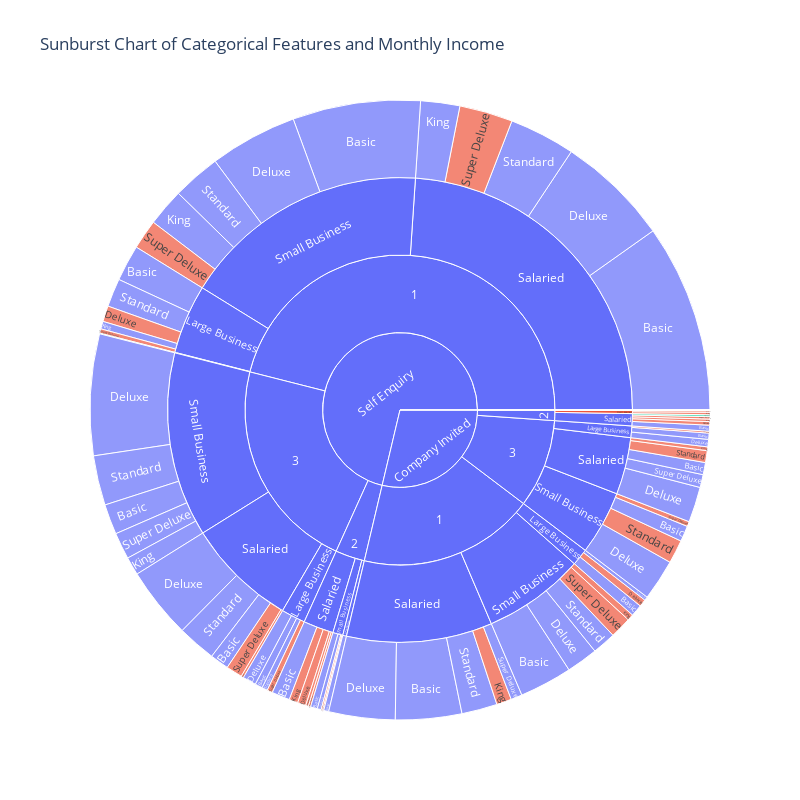

The cell this chart's notebook holds for it:
### Code cell
# %%
import plotly.express as px

# Create a sunburst chart
fig = px.sunburst(df, path=['TypeofContact', 'CityTier', 'Occupation', 'ProductPitched'],
                  values='MonthlyIncome', color='ProdTaken', 
                  color_continuous_scale='RdBu',
                  title='Sunburst Chart of Categorical Features and Monthly Income')
fig.update_layout(width=800, height=800)
fig.show()

### Figure 1 — Plotly figure (JSON) as saved in the notebook; plotly's stock layout.template omitted (floating-point values rounded to 4 significant figures)
{"data": [{"branchvalues": "total", "customdata": [["(?)"], ["(?)"], ["(?)"], ["0"], ["0"], ["(?)"], ["0"], ["(?)"], ["(?)"], ["(?)"], ["0"], ["(?)"], ["0"], ["1"], ["(?)"], ["(?)"], ["(?)"], ["0"], ["(?)"], ["(?)"], ["(?)"], ["0"], ["0"], ["0"], ["0"], ["(?)"], ["(?)"], ["(?)"], ["(?)"], ["0"], ["(?)"], ["0"], ["(?)"], ["(?)"], ["(?)"], ["(?)"], ["(?)"], ["(?)"], ["(?)"], ["1"], ["(?)"], ["0"], ["0"], ["0"], ["0"], ["(?)"], ["(?)"], ["0"], ["0"], ["(?)"], ["(?)"], ["(?)"], ["0"], ["(?)"], ["(?)"], ["(?)"], ["1"], ["(?)"], ["0"], ["(?)"], ["(?)"], ["0"], ["(?)"], ["(?)"], ["(?)"], ["(?)"], ["(?)"], ["(?)"], ["(?)"], ["(?)"], ["(?)"], ["(?)"], ["(?)"], ["0"], ["0"], ["(?)"], ["0"], ["(?)"], ["0"], ["(?)"], ["(?)"], ["(?)"], ["0"], ["(?)"], ["(?)"], ["0"], ["(?)"], ["(?)"], ["0"], ["0"], ["(?)"], ["(?)"], ["(?)"], ["(?)"], ["(?)"], ["0"], ["1"], ["0"], ["(?)"], ["(?)"], ["0"], ["(?)"], ["0"], ["0"], ["(?)"], ["(?)"], ["(?)"], ["0"], ["(?)"], ["(?)"], ["(?)"], ["(?)"]], "domain": {"x": [0, 1], "y": [0, 1]}, "hovertemplate": "labels=%{label}<br>MonthlyIncome=%{value}<br>parent=%{parent}<br>id=%{id}<br>ProdTaken=%{customdata[0]}<extra></extra>", "ids": ["Company Invited/1/Salaried/Standard", "Self Enquiry/2/Small Business", "Company Invited/1/Salaried/Super Deluxe", "Self Enquiry/3/Large Business/Super Deluxe", "Self Enquiry/1/Large Business/Super Deluxe", "Self Enquiry/3/Small Business/Standard", "Company Invited/3/Small Business/Standard", "Self Enquiry/2/Small Business/Standard", "Self Enquiry/1/Small Business/Standard", "Company Invited/1/Small Business/Standard", "Company Invited/2/Salaried/Super Deluxe", "Self Enquiry/3/Salaried/Standard", "Self Enquiry/2/Salaried/Standard", "Company Invited/2/Salaried/Standard", "Self Enquiry/1/Salaried/Standard", "Self Enquiry", "Self Enquiry/3/Large Business/Standard", "Company Invited/3/Large Business/Standard", "Self Enquiry/1/Large Business/Standard", "Company Invited/3/Small Business", "Self Enquiry/3/Small Business", "Company Invited/3/Salaried/Standard", "Company Invited/2/Small Business/King", "Self Enquiry/2/Salaried/Super Deluxe", "Self Enquiry/3/Salaried/Super Deluxe", "Company Invited/1/Small Business", "nan/3/Salaried", "Self Enquiry/3/Salaried", "Company Invited/3/Salaried", "Company Invited/2/Small Business", "Company Invited/2/Salaried", "nan/1/Salaried", "Self Enquiry/1/Salaried", "Company Invited/1/Salaried", "Company Invited/3/Salaried/Super Deluxe", "Self Enquiry/3/Large Business", "Self Enquiry/2/Large Business", "Self Enquiry/1/Large Business", "Company Invited/1/Large Business", "Self Enquiry/1/Free Lancer", "Self Enquiry/3/Small Business/Super Deluxe", "Company Invited/3/Small Business/Super Deluxe", "Self Enquiry/2/Small Business/Super Deluxe", "Self Enquiry/1/Small Business/Super Deluxe", "Company Invited/1/Small Business/Super Deluxe", "Company Invited/3/Large Business", "Self Enquiry/1/Small Business/King", "Company Invited/1/Small Business/King", "Self Enquiry/3/Salaried/King", "Self Enquiry/3/Small Business/Basic", "Company Invited/3/Small Business/Basic", "Self Enquiry/2/Small Business/Basic", "Company Invited/2/Small Business/Basic", "nan/1/Small Business/Basic", "Self Enquiry/1/Small Business/Basic", "nan/3", "nan/3/Salaried/Basic", "Self Enquiry/3/Salaried/Basic", "Self Enquiry/1/Large Business/Deluxe", "Company Invited/3/Salaried/Basic", "Company Invited/2/Salaried/Basic", "nan/1/Salaried/Basic", "Self Enquiry/1/Salaried/Basic", "Company Invited/1/Salaried/Basic", "Self Enquiry/3/Large Business/Basic", "Company Invited/3/Large Business/Basic", "Self Enquiry/2/Large Business/Basic", "Company Invited", "Company Invited/1/Large Business/Basic", "Self Enquiry/2/Salaried/Basic", "Self Enquiry/1/Small Business", "Company Invited/3/Large Business/Deluxe", "Company Invited/1/Salaried/Deluxe", "Self Enquiry/2/Salaried/King", "Company Invited/2/Salaried/King", "Company Invited/1", "Company Invited/1/Salaried/King", "Self Enquiry/1/Large Business/King", "nan/3/Small Business/Deluxe", "Self Enquiry/3/Small Business/Deluxe", "Company Invited/3/Small Business/Deluxe", "Company Invited/3", "Company Invited/2/Small Business/Deluxe", "Company Invited/2", "Company Invited/1/Small Business/Deluxe", "nan/3/Salaried/Deluxe", "Self Enquiry/3/Salaried/Deluxe", "Company Invited/3/Salaried/Deluxe", "Self Enquiry/2/Salaried/Deluxe", "Company Invited/2/Salaried/Deluxe", "Self Enquiry/2", "nan/1", "nan/1/Small Business", "Self Enquiry/1", "Self Enquiry/3", "nan/3/Small Business", "Self Enquiry/1/Free Lancer/Basic", "Self Enquiry/1/Salaried/Super Deluxe", "Company Invited/1/Large Business/Standard", "Self Enquiry/3/Small Business/King", "Company Invited/3/Salaried/King", "Self Enquiry/1/Salaried/King", "Self Enquiry/2/Small Business/Deluxe", "nan/1/Small Business/Deluxe", "Self Enquiry/1/Small Business/Deluxe", "Self Enquiry/1/Salaried/Deluxe", "Self Enquiry/3/Large Business/Deluxe", "Company Invited/1/Large Business/Deluxe", "Company Invited/1/Small Business/Basic", "Self Enquiry/1/Large Business/Basic", "Self Enquiry/2/Salaried", "nan"], "labels": ["Standard", "Small Business", "Super Deluxe", "Super Deluxe", "Super Deluxe", "Standard", "Standard", "Standard", "Standard", "Standard", "Super Deluxe", "Standard", "Standard", "Standard", "Standard", "Self Enquiry", "Standard", "Standard", "Standard", "Small Business", "Small Business", "Standard", "King", "Super Deluxe", "Super Deluxe", "Small Business", "Salaried", "Salaried", "Salaried", "Small Business", "Salaried", "Salaried", "Salaried", "Salaried", "Super Deluxe", "Large Business", "Large Business", "Large Business", "Large Business", "Free Lancer", "Super Deluxe", "Super Deluxe", "Super Deluxe", "Super Deluxe", "Super Deluxe", "Large Business", "King", "King", "King", "Basic", "Basic", "Basic", "Basic", "Basic", "Basic", "3", "Basic", "Basic", "Deluxe", "Basic", "Basic", "Basic", "Basic", "Basic", "Basic", "Basic", "Basic", "Company Invited", "Basic", "Basic", "Small Business", "Deluxe", "Deluxe", "King", "King", "1", "King", "King", "Deluxe", "Deluxe", "Deluxe", "3", "Deluxe", "2", "Deluxe", "Deluxe", "Deluxe", "Deluxe", "Deluxe", "Deluxe", "2", "1", "Small Business", "1", "3", "Small Business", "Basic", "Super Deluxe", "Standard", "King", "King", "King", "Deluxe", "Deluxe", "Deluxe", "Deluxe", "Deluxe", "Deluxe", "Basic", "Basic", "Salaried", "nan"], "marker": {"colors": ["#636efa", "#636efa", "#636efa", "#EF553B", "#EF553B", "#636efa", "#EF553B", "#636efa", "#636efa", "#636efa", "#EF553B", "#636efa", "#EF553B", "#00cc96", "#636efa", "#636efa", "#636efa", "#EF553B", "#636efa", "#636efa", "#636efa", "#EF553B", "#EF553B", "#EF553B", "#EF553B", "#636efa", "#636efa", "#636efa", "#636efa", "#EF553B", "#636efa", "#EF553B", "#636efa", "#636efa", "#636efa", "#636efa", "#636efa", "#636efa", "#636efa", "#00cc96", "#636efa", "#EF553B", "#EF553B", "#EF553B", "#EF553B", "#636efa", "#636efa", "#EF553B", "#EF553B", "#636efa", "#636efa", "#636efa", "#EF553B", "#636efa", "#636efa", "#636efa", "#00cc96", "#636efa", "#EF553B", "#636efa", "#636efa", "#EF553B", "#636efa", "#636efa", "#636efa", "#636efa", "#636efa", "#636efa", "#636efa", "#636efa", "#636efa", "#636efa", "#636efa", "#EF553B", "#EF553B", "#636efa", "#EF553B", "#636efa", "#EF553B", "#636efa", "#636efa", "#636efa", "#EF553B", "#636efa", "#636efa", "#EF553B", "#636efa", "#636efa", "#EF553B", "#EF553B", "#636efa", "#636efa", "#636efa", "#636efa", "#636efa", "#EF553B", "#00cc96", "#EF553B", "#636efa", "#636efa", "#EF553B", "#636efa", "#EF553B", "#EF553B", "#636efa", "#636efa", "#636efa", "#EF553B", "#636efa", "#636efa", "#636efa", "#636efa"]}, "name": "", "parents": ["Company Invited/1/Salaried", "Self Enquiry/2", "Company Invited/1/Salaried", "Self Enquiry/3/Large Business", "Self Enquiry/1/Large Business", "Self Enquiry/3/Small Business", "Company Invited/3/Small Business", "Self Enquiry/2/Small Business", "Self Enquiry/1/Small Business", "Company Invited/1/Small Business", "Company Invited/2/Salaried", "Self Enquiry/3/Salaried", "Self Enquiry/2/Salaried", "Company Invited/2/Salaried", "Self Enquiry/1/Salaried", "", "Self Enquiry/3/Large Business", "Company Invited/3/Large Business", "Self Enquiry/1/Large Business", "Company Invited/3", "Self Enquiry/3", "Company Invited/3/Salaried", "Company Invited/2/Small Business", "Self Enquiry/2/Salaried", "Self Enquiry/3/Salaried", "Company Invited/1", "nan/3", "Self Enquiry/3", "Company Invited/3", "Company Invited/2", "Company Invited/2", "nan/1", "Self Enquiry/1", "Company Invited/1", "Company Invited/3/Salaried", "Self Enquiry/3", "Self Enquiry/2", "Self Enquiry/1", "Company Invited/1", "Self Enquiry/1", "Self Enquiry/3/Small Business", "Company Invited/3/Small Business", "Self Enquiry/2/Small Business", "Self Enquiry/1/Small Business", "Company Invited/1/Small Business", "Company Invited/3", "Self Enquiry/1/Small Business", "Company Invited/1/Small Business", "Self Enquiry/3/Salaried", "Self Enquiry/3/Small Business", "Company Invited/3/Small Business", "Self Enquiry/2/Small Business", "Company Invited/2/Small Business", "nan/1/Small Business", "Self Enquiry/1/Small Business", "nan", "nan/3/Salaried", "Self Enquiry/3/Salaried", "Self Enquiry/1/Large Business", "Company Invited/3/Salaried", "Company Invited/2/Salaried", "nan/1/Salaried", "Self Enquiry/1/Salaried", "Company Invited/1/Salaried", "Self Enquiry/3/Large Business", "Company Invited/3/Large Business", "Self Enquiry/2/Large Business", "", "Company Invited/1/Large Business", "Self Enquiry/2/Salaried", "Self Enquiry/1", "Company Invited/3/Large Business", "Company Invited/1/Salaried", "Self Enquiry/2/Salaried", "Company Invited/2/Salaried", "Company Invited", "Company Invited/1/Salaried", "Self Enquiry/1/Large Business", "nan/3/Small Business", "Self Enquiry/3/Small Business", "Company Invited/3/Small Business", "Company Invited", "Company Invited/2/Small Business", "Company Invited", "Company Invited/1/Small Business", "nan/3/Salaried", "Self Enquiry/3/Salaried", "Company Invited/3/Salaried", "Self Enquiry/2/Salaried", "Company Invited/2/Salaried", "Self Enquiry", "nan", "nan/1", "Self Enquiry", "Self Enquiry", "nan/3", "Self Enquiry/1/Free Lancer", "Self Enquiry/1/Salaried", "Company Invited/1/Large Business", "Self Enquiry/3/Small Business", "Company Invited/3/Salaried", "Self Enquiry/1/Salaried", "Self Enquiry/2/Small Business", "nan/1/Small Business", "Self Enquiry/1/Small Business", "Self Enquiry/1/Salaried", "Self Enquiry/3/Large Business", "Company Invited/1/Large Business", "Company Invited/1/Small Business", "Self Enquiry/1/Large Business", "Self Enquiry/2", ""], "type": "sunburst", "values": [2037042, 769292, 647184, 314808, 250260, 2847992, 1348498, 219540, 2756722, 1356036, 136668, 2213226, 154196, 107156, 3781118, 78396914, 320678, 106308, 1625024, 4890631, 14108854, 678322, 140156, 129006, 937620, 7773707, 0, 8459606, 4361506, 270568, 932086, 0, 26322860, 11136132, 740578, 1839346, 285414, 5294693, 1302599, 37858, 1531006, 282980, 66552, 1702892, 1230062, 886275, 2161922, 359276, 139520, 1734326, 900928, 395760, 37968, 0, 7319471, 0, 0, 1078828, 907025, 696496, 342774, 0, 10781765, 3793129, 431178, 353682, 285414, 31553504, 670406, 1035928, 18971904, 426285, 3799709, 507088, 142732, 20212438, 859068, 436948, 0, 6949726, 2358225, 10138412, 92444, 1202654, 1805116, 0, 4090412, 2029110, 480869, 202756, 3361793, 0, 0, 50627315, 24407806, 0, 37858, 3056822, 213352, 1045804, 217000, 2242644, 87440, 0, 5030897, 6460511, 772682, 418841, 3023217, 2075436, 2307087, 0]}], "layout": {"height": 800, "legend": {"tracegroupgap": 0}, "title": {"text": "Sunburst Chart of Categorical Features and Monthly Income"}, "width": 800}}
